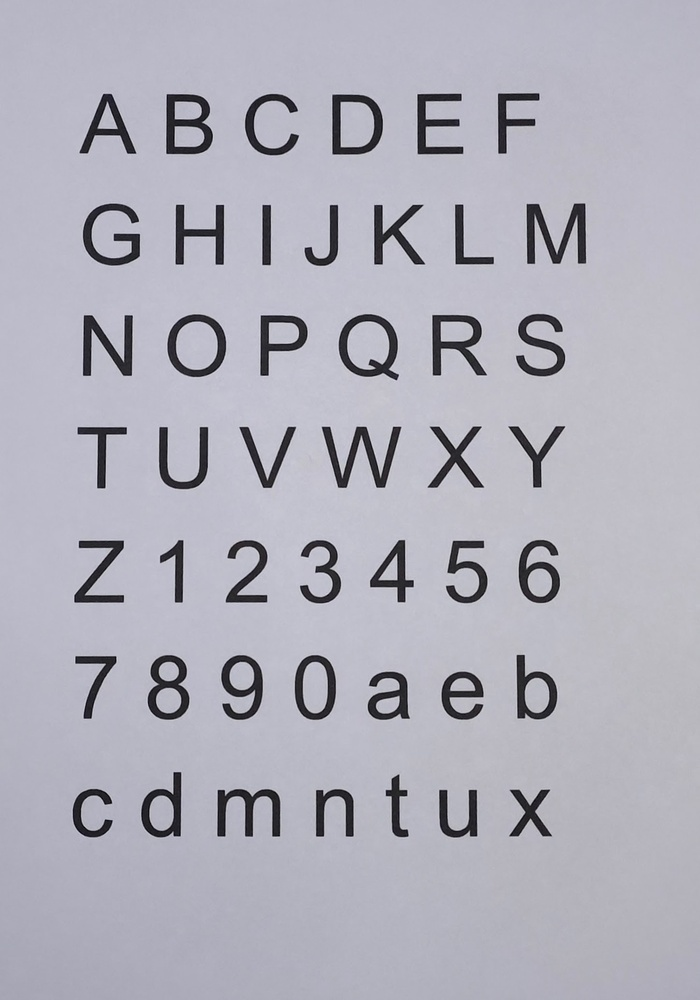
//> input picture Projeto-pdi/img/input.jpg, 700 x 1000 px, shrunk from 1448 x 2069 before the run
$ ./objects img/input.jpg   (built with g++ and OpenCV 4)
//> lines starting //> are read from the running program, lines starting //| are printed output that depends on the picture; after the words box and inside, x2 and y2 are one past the last pixel; in counts of white or black regions, pixels touching at a corner belong together
#include <opencv2/opencv.hpp>
#include <iostream>

enum StatesBorder {T1, T2, T3, T4, T5, T7, T8};

StatesBorder operator+(StatesBorder state, int increment){
    return static_cast<StatesBorder>((static_cast<int>(state) + increment) % 8);
}

std::vector<std::pair<int, int>> desloc = {
        { 0, -1}, // T1
        {-1, -1}, // T2
        {-1,  0}, // T3
        {-1,  1}, // T4
        { 0,  1}, // T5
        { 1,  1}, // T6
        { 1,  0}, // T7
        { 1, -1}  // T8
};

void extract_object(cv::Mat image_input , cv::Mat *visited, cv::Point2d p, int *numObject){
    int x_low, y_low, x_hight, y_hight, x_current, y_current, point;
    std::string file_name;

    StatesBorder state {T2};

    x_current = x_low = x_hight = p.x;
    y_current = y_low = y_hight = p.y;

    int neighborhood_check = 0;

    while (1)
    {
        point = image_input.at<uchar>(x_current + desloc[state].first, y_current + desloc[state].second);

        if(point == 0){

            x_current = x_current + desloc[state].first;
            y_current = y_current + desloc[state].second;

            if((*visited).at<uchar>(x_current, y_current) != 0){
                break;
            }

            if(x_current < x_low) x_low = x_current;
            if(y_current < y_low) y_low = y_current;
            if(x_current > x_hight) x_hight = x_current;
            if(y_current > y_hight) y_hight = y_current;

            (*visited).at<uchar>(x_current, y_current) = 1;

            if(state == T1 || state == T3 || state == T5 || state == T7){
                state = state + 7;
            } else {
                state = state + 6;
            }
            neighborhood_check = 0;

        } else {
            neighborhood_check++;
            state = state + 1;
        }
        if(neighborhood_check == 8){
            return;
        }

    }

    for(int i = x_low; i <= x_hight; i++){
        for(int j = y_low; j <= y_hight; j++){
            (*visited).at<uchar>(i, j) = 1;
        }
    }

    file_name = "img/letter_";
    file_name.append(std::to_string(*numObject));
    file_name.append(".png");

    std::cout << file_name << std::endl;
    (*numObject)++;

    cv::imwrite(file_name, image_input(cv::Rect(y_low-1, x_low-1, y_hight - y_low+3, x_hight - x_low+3)));
}

void cut_out_object(cv::Mat image_binary_input){
    cv::Mat visited(image_binary_input.rows, image_binary_input.cols, CV_8U, cv::Scalar(0));

    int num_object_current=0;

    for(int i=1; i < image_binary_input.rows-1; i++){
        for(int j=1; j < image_binary_input.cols-1; j++){
            if(visited.at<uchar>(i,j) == 0){
                visited.at<uchar>(i,j) = 1;
                if(image_binary_input.at<uchar>(i,j) == 0){
                    extract_object(image_binary_input , &visited, cv::Point2d(i, j), &num_object_current);
                }
            }
        }
    }

}

int main(int argc, char** argv){
    cv::Mat image_gray, image_binary;
    double limiar = 128.0;
    double valMax = 255.0;

    image_gray = cv::imread(argv[1], cv::IMREAD_GRAYSCALE);
//> image_gray: 1000 rows x 700 cols, CV_8UC1; min 1, max 216, mean 176.8

    if (image_gray.empty()) {
        std::cout << "Erro abrindo imagem" << argv[1] << std::endl;
        return EXIT_FAILURE;
    }

    cv::threshold(image_gray, image_binary, limiar, valMax, cv::THRESH_BINARY);
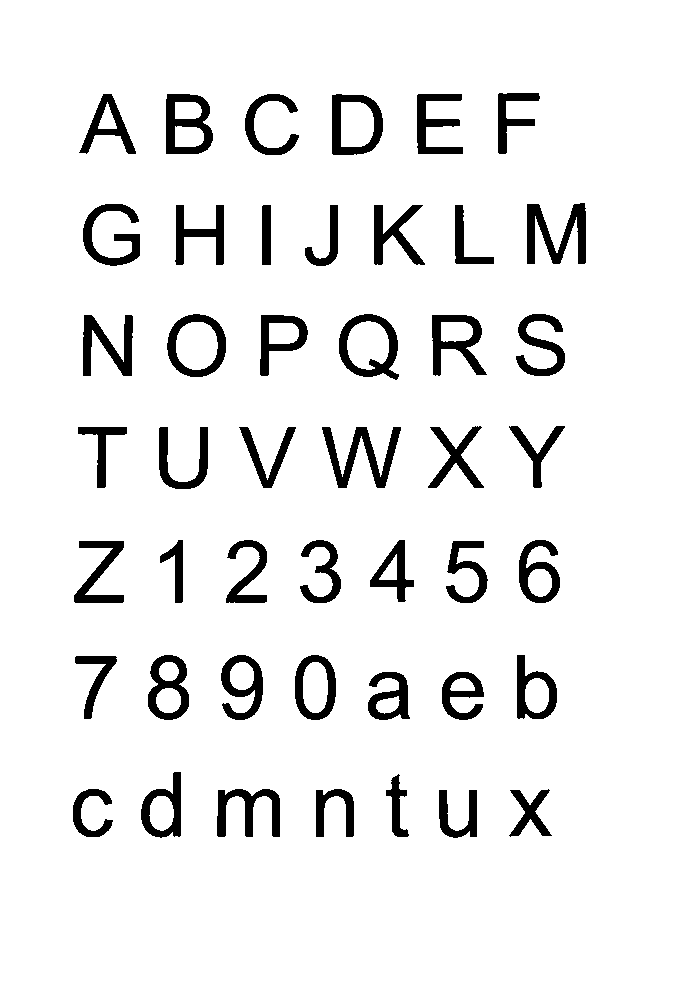
//> image_binary: 1000 rows x 700 cols, CV_8UC1; 92.7% white; 46 black regions, largest, box (x1, y1, x2, y2) and area: (527, 203, 586, 264) 1768, (322, 427, 401, 488) 1738, (166, 94, 213, 154) 1548

    //cv::imwrite("img/letters_binary.png", image_binary);

    cut_out_object(image_binary);
//> after the loop in cut_out_object, `for(int i=1; i < image_binary_input.rows-1; i++)`:
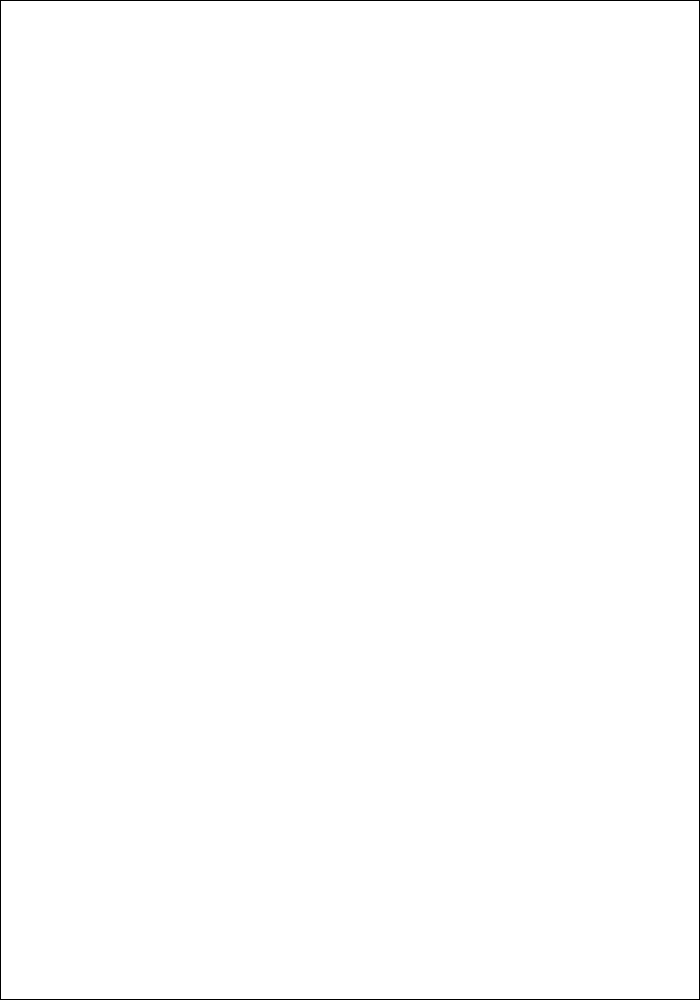
//> visited: 1000 rows x 700 cols, CV_8UC1; values 0 (black) and 1 (white), 99.5% white; black in thin lines or dots

    return 0;
}
